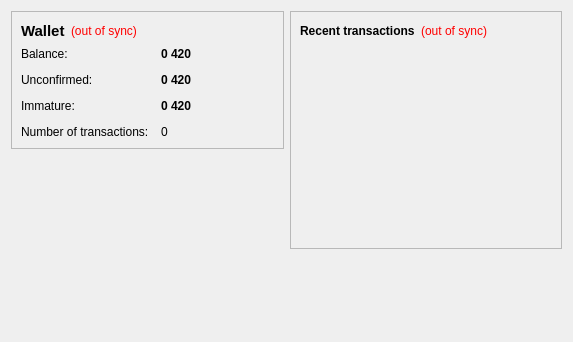
<?xml version="1.0" encoding="UTF-8"?>
<ui version="4.0">
 <class>OverviewPage</class>
 <widget class="QWidget" name="OverviewPage">
  <property name="geometry">
   <rect>
    <x>0</x>
    <y>0</y>
    <width>573</width>
    <height>342</height>
   </rect>
  </property>
  <property name="windowTitle">
   <string>Form</string>
  </property>
  <layout class="QHBoxLayout" name="horizontalLayout" stretch="1,1">
   <item>
    <layout class="QVBoxLayout" name="verticalLayout_2">
     <item>
      <widget class="QFrame" name="frame">
       <property name="frameShape">
        <enum>QFrame::StyledPanel</enum>
       </property>
       <property name="frameShadow">
        <enum>QFrame::Raised</enum>
       </property>
       <layout class="QVBoxLayout" name="verticalLayout_4">
        <item>
         <layout class="QHBoxLayout" name="horizontalLayout_4">
          <item>
           <widget class="QLabel" name="label_5">
            <property name="font">
             <font>
              <pointsize>11</pointsize>
              <weight>75</weight>
              <bold>true</bold>
             </font>
            </property>
            <property name="text">
             <string>Wallet</string>
            </property>
           </widget>
          </item>
          <item>
           <widget class="QLabel" name="labelWalletStatus">
            <property name="toolTip">
             <string>The displayed information may be out of date. Your wallet automatically synchronizes with the 420coin network after a connection is established, but this process has not completed yet.</string>
            </property>
            <property name="styleSheet">
             <string notr="true">QLabel { color: red; }</string>
            </property>
            <property name="text">
             <string notr="true">(out of sync)</string>
            </property>
            <property name="alignment">
             <set>Qt::AlignLeading|Qt::AlignLeft|Qt::AlignVCenter</set>
            </property>
           </widget>
          </item>
          <item>
           <spacer name="horizontalSpacer_2">
            <property name="orientation">
             <enum>Qt::Horizontal</enum>
            </property>
            <property name="sizeHint" stdset="0">
             <size>
              <width>40</width>
              <height>20</height>
             </size>
            </property>
           </spacer>
          </item>
         </layout>
        </item>
        <item>
         <layout class="QFormLayout" name="formLayout_2">
          <property name="fieldGrowthPolicy">
           <enum>QFormLayout::AllNonFixedFieldsGrow</enum>
          </property>
          <property name="horizontalSpacing">
           <number>12</number>
          </property>
          <property name="verticalSpacing">
           <number>12</number>
          </property>
          <item row="0" column="0">
           <widget class="QLabel" name="label">
            <property name="text">
             <string>Balance:</string>
            </property>
           </widget>
          </item>
          <item row="0" column="1">
           <widget class="QLabel" name="labelBalance">
            <property name="font">
             <font>
              <weight>75</weight>
              <bold>true</bold>
             </font>
            </property>
            <property name="cursor">
             <cursorShape>IBeamCursor</cursorShape>
            </property>
            <property name="toolTip">
             <string>Your current balance</string>
            </property>
            <property name="text">
             <string notr="true">0 420</string>
            </property>
            <property name="textInteractionFlags">
             <set>Qt::LinksAccessibleByMouse|Qt::TextSelectableByKeyboard|Qt::TextSelectableByMouse</set>
            </property>
           </widget>
          </item>
          <item row="1" column="0">
           <widget class="QLabel" name="label_3">
            <property name="text">
             <string>Unconfirmed:</string>
            </property>
           </widget>
          </item>
          <item row="1" column="1">
           <widget class="QLabel" name="labelUnconfirmed">
            <property name="font">
             <font>
              <weight>75</weight>
              <bold>true</bold>
             </font>
            </property>
            <property name="cursor">
             <cursorShape>IBeamCursor</cursorShape>
            </property>
            <property name="toolTip">
             <string>Total of transactions that have yet to be confirmed, and do not yet count toward the current balance</string>
            </property>
            <property name="text">
             <string notr="true">0 420</string>
            </property>
            <property name="textInteractionFlags">
             <set>Qt::LinksAccessibleByMouse|Qt::TextSelectableByKeyboard|Qt::TextSelectableByMouse</set>
            </property>
           </widget>
          </item>
          <item row="3" column="0">
           <widget class="QLabel" name="label_2">
            <property name="text">
             <string>Number of transactions:</string>
            </property>
           </widget>
          </item>
          <item row="3" column="1">
           <widget class="QLabel" name="labelNumTransactions">
            <property name="toolTip">
             <string>Total number of transactions in wallet</string>
            </property>
            <property name="text">
             <string notr="true">0</string>
            </property>
           </widget>
          </item>
          <item row="2" column="0">
           <widget class="QLabel" name="labelImmatureText">
            <property name="text">
             <string>Immature:</string>
            </property>
           </widget>
          </item>
          <item row="2" column="1">
           <widget class="QLabel" name="labelImmature">
            <property name="font">
             <font>
              <weight>75</weight>
              <bold>true</bold>
             </font>
            </property>
            <property name="toolTip">
             <string>Mined balance that has not yet matured</string>
            </property>
            <property name="text">
             <string notr="true">0 420</string>
            </property>
            <property name="textInteractionFlags">
             <set>Qt::LinksAccessibleByMouse|Qt::TextSelectableByKeyboard|Qt::TextSelectableByMouse</set>
            </property>
           </widget>
          </item>
         </layout>
        </item>
       </layout>
      </widget>
     </item>
     <item>
      <spacer name="verticalSpacer">
       <property name="orientation">
        <enum>Qt::Vertical</enum>
       </property>
       <property name="sizeHint" stdset="0">
        <size>
         <width>20</width>
         <height>40</height>
        </size>
       </property>
      </spacer>
     </item>
    </layout>
   </item>
   <item>
    <layout class="QVBoxLayout" name="verticalLayout_3">
     <item>
      <widget class="QFrame" name="frame_2">
       <property name="frameShape">
        <enum>QFrame::StyledPanel</enum>
       </property>
       <property name="frameShadow">
        <enum>QFrame::Raised</enum>
       </property>
       <layout class="QVBoxLayout" name="verticalLayout">
        <item>
         <layout class="QHBoxLayout" name="horizontalLayout_2">
          <item>
           <widget class="QLabel" name="label_4">
            <property name="text">
             <string>&lt;b&gt;Recent transactions&lt;/b&gt;</string>
            </property>
           </widget>
          </item>
          <item>
           <widget class="QLabel" name="labelTransactionsStatus">
            <property name="toolTip">
             <string>The displayed information may be out of date. Your wallet automatically synchronizes with the 420coin network after a connection is established, but this process has not completed yet.</string>
            </property>
            <property name="styleSheet">
             <string notr="true">QLabel { color: red; }</string>
            </property>
            <property name="text">
             <string notr="true">(out of sync)</string>
            </property>
            <property name="alignment">
             <set>Qt::AlignRight|Qt::AlignTrailing|Qt::AlignVCenter</set>
            </property>
           </widget>
          </item>
          <item>
           <spacer name="horizontalSpacer">
            <property name="orientation">
             <enum>Qt::Horizontal</enum>
            </property>
            <property name="sizeHint" stdset="0">
             <size>
              <width>40</width>
              <height>20</height>
             </size>
            </property>
           </spacer>
          </item>
         </layout>
        </item>
        <item>
         <widget class="QListView" name="listTransactions">
          <property name="styleSheet">
           <string notr="true">QListView { background: transparent; }</string>
          </property>
          <property name="frameShape">
           <enum>QFrame::NoFrame</enum>
          </property>
          <property name="verticalScrollBarPolicy">
           <enum>Qt::ScrollBarAlwaysOff</enum>
          </property>
          <property name="horizontalScrollBarPolicy">
           <enum>Qt::ScrollBarAlwaysOff</enum>
          </property>
          <property name="selectionMode">
           <enum>QAbstractItemView::NoSelection</enum>
          </property>
         </widget>
        </item>
       </layout>
      </widget>
     </item>
     <item>
      <spacer name="verticalSpacer_2">
       <property name="orientation">
        <enum>Qt::Vertical</enum>
       </property>
       <property name="sizeHint" stdset="0">
        <size>
         <width>20</width>
         <height>40</height>
        </size>
       </property>
      </spacer>
     </item>
    </layout>
   </item>
  </layout>
 </widget>
 <resources/>
 <connections/>
</ui>
